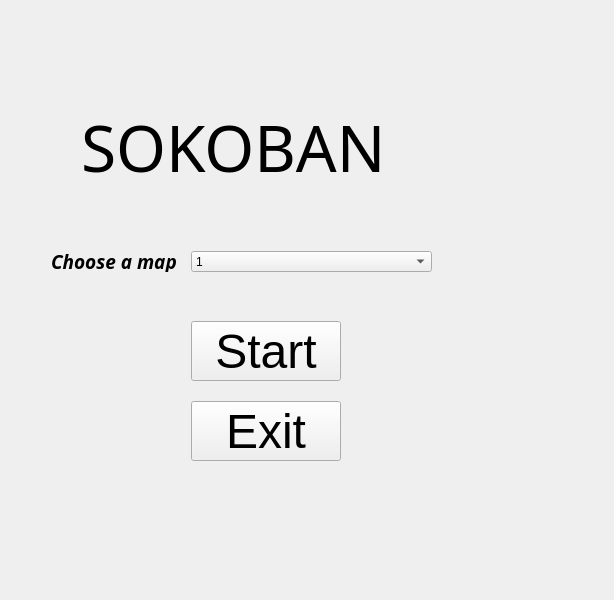
<?xml version="1.0" encoding="UTF-8"?>
<ui version="4.0">
 <class>Widget</class>
 <widget class="QWidget" name="Widget">
  <property name="geometry">
   <rect>
    <x>0</x>
    <y>0</y>
    <width>614</width>
    <height>600</height>
   </rect>
  </property>
  <property name="windowTitle">
   <string>Widget</string>
  </property>
  <layout class="QGridLayout" name="gridLayout">
   <item row="1" column="0">
    <widget class="QStackedWidget" name="stackedWidget">
     <property name="currentIndex">
      <number>0</number>
     </property>
     <widget class="QWidget" name="page_welcomr">
      <widget class="QPushButton" name="pdb_start">
       <property name="geometry">
        <rect>
         <x>180</x>
         <y>310</y>
         <width>150</width>
         <height>60</height>
        </rect>
       </property>
       <property name="font">
        <font>
         <family>Arial</family>
         <pointsize>36</pointsize>
        </font>
       </property>
       <property name="text">
        <string>Start</string>
       </property>
      </widget>
      <widget class="QPushButton" name="pdb_exit">
       <property name="geometry">
        <rect>
         <x>180</x>
         <y>390</y>
         <width>150</width>
         <height>60</height>
        </rect>
       </property>
       <property name="font">
        <font>
         <family>Arial</family>
         <pointsize>36</pointsize>
        </font>
       </property>
       <property name="text">
        <string>Exit</string>
       </property>
      </widget>
      <widget class="QLabel" name="SOKOBAN">
       <property name="geometry">
        <rect>
         <x>70</x>
         <y>80</y>
         <width>451</width>
         <height>111</height>
        </rect>
       </property>
       <property name="font">
        <font>
         <family>Ravie</family>
         <pointsize>48</pointsize>
         <weight>50</weight>
         <bold>false</bold>
        </font>
       </property>
       <property name="text">
        <string>SOKOBAN</string>
       </property>
      </widget>
      <widget class="QLabel" name="label">
       <property name="geometry">
        <rect>
         <x>40</x>
         <y>240</y>
         <width>141</width>
         <height>21</height>
        </rect>
       </property>
       <property name="font">
        <font>
         <family>Bahnschrift</family>
         <pointsize>14</pointsize>
         <weight>75</weight>
         <italic>true</italic>
         <bold>true</bold>
        </font>
       </property>
       <property name="text">
        <string>Choose a map</string>
       </property>
      </widget>
      <widget class="QComboBox" name="comboBox">
       <property name="geometry">
        <rect>
         <x>180</x>
         <y>240</y>
         <width>241</width>
         <height>21</height>
        </rect>
       </property>
       <property name="maxVisibleItems">
        <number>3</number>
       </property>
       <item>
        <property name="text">
         <string>1</string>
        </property>
       </item>
       <item>
        <property name="text">
         <string>2</string>
        </property>
       </item>
       <item>
        <property name="text">
         <string>3</string>
        </property>
       </item>
      </widget>
     </widget>
     <widget class="QWidget" name="page_game"/>
    </widget>
   </item>
  </layout>
 </widget>
 <resources/>
 <connections/>
</ui>
